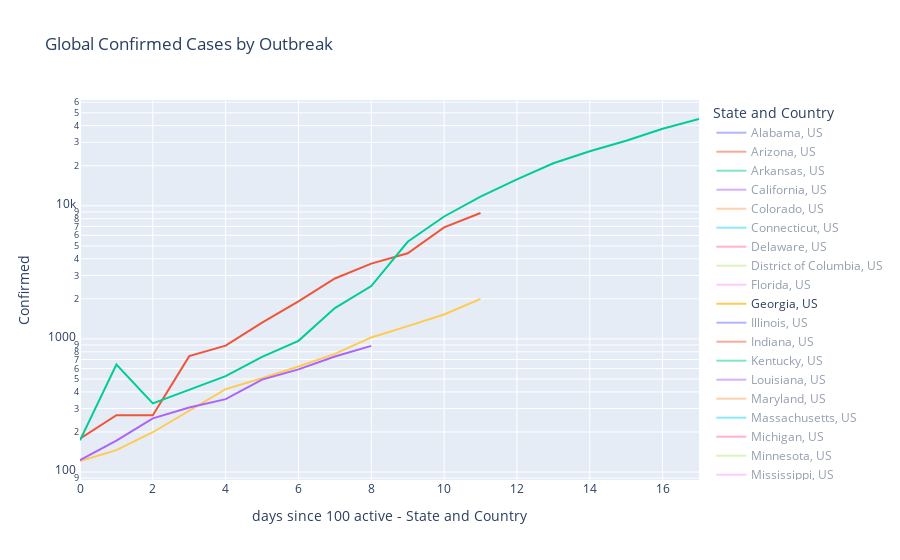
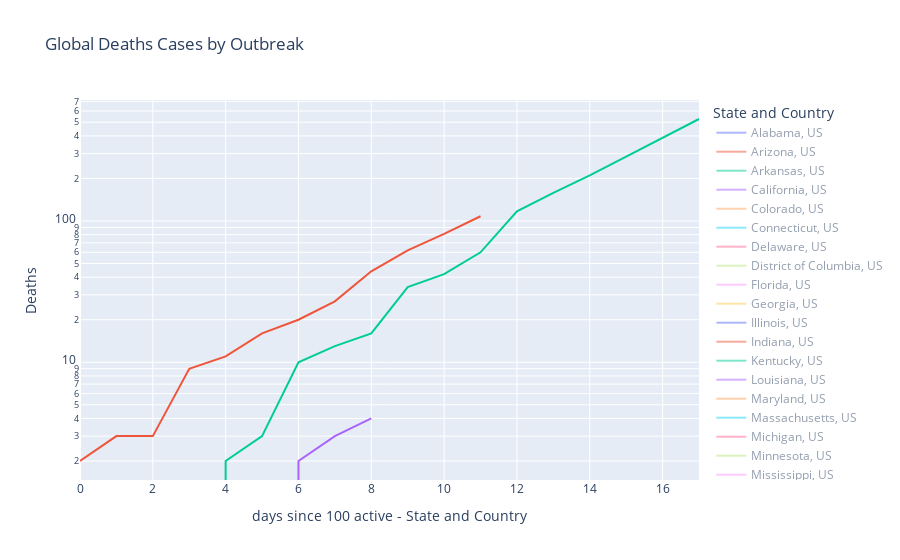

The notebook cell saved with these charts, in order:
### Code cell
days_set = covid_19[covid_19['days since 100 active - State and Country'] >= 0].copy()
days_set = days_set[days_set['Country/Region'] == 'US']

days_set = days_set.groupby(['days since 100 active - State and Country', 'State and Country']).sum().reset_index()

us_chart = px.line(days_set, 
                      x="days since 100 active - State and Country", y="Confirmed", color='State and Country', 
                      title="US Cases by Outbreak", log_y=True)
us_chart.show()

us_chart = px.line(days_set, 
                      x="days since 100 active - State and Country", y="Deaths", color='State and Country', 
                      title="US Deaths Cases by Outbreak", log_y=True)
us_chart.show()

### Figure 1 — Plotly figure (JSON) as saved in the notebook; plotly's stock layout.template omitted (floating-point values rounded to 4 significant figures)
{"data": [{"hoverlabel": {"namelength": 0}, "hovertemplate": "State and Country=Alabama, US<br>days since 100 active - State and Country=%{x}<br>Confirmed=%{y}", "legendgroup": "Alabama, US", "line": {"color": "#636efa", "dash": "solid"}, "mode": "lines", "name": "Alabama, US", "showlegend": true, "type": "scatter", "visible": "legendonly", "x": [0, 1, 2, 3, 4, 5, 6], "xaxis": "x", "y": [131, 157, 196, 242, 381, 517, 587], "yaxis": "y"}, {"hoverlabel": {"namelength": 0}, "hovertemplate": "State and Country=Arizona, US<br>days since 100 active - State and Country=%{x}<br>Confirmed=%{y}", "legendgroup": "Arizona, US", "line": {"color": "#EF553B", "dash": "solid"}, "mode": "lines", "name": "Arizona, US", "showlegend": true, "type": "scatter", "visible": "legendonly", "x": [0, 1, 2, 3, 4, 5, 6], "xaxis": "x", "y": [118, 152, 235, 326, 401, 508, 665], "yaxis": "y"}, {"hoverlabel": {"namelength": 0}, "hovertemplate": "State and Country=Arkansas, US<br>days since 100 active - State and Country=%{x}<br>Confirmed=%{y}", "legendgroup": "Arkansas, US", "line": {"color": "#00cc96", "dash": "solid"}, "mode": "lines", "name": "Arkansas, US", "showlegend": true, "type": "scatter", "visible": "legendonly", "x": [0, 1, 2, 3, 4, 5, 6], "xaxis": "x", "y": [122, 165, 192, 219, 280, 335, 381], "yaxis": "y"}, {"hoverlabel": {"namelength": 0}, "hovertemplate": "State and Country=California, US<br>days since 100 active - State and Country=%{x}<br>Confirmed=%{y}", "legendgroup": "California, US", "line": {"color": "#ab63fa", "dash": "solid"}, "mode": "lines", "name": "California, US", "showlegend": true, "type": "scatter", "visible": "legendonly", "x": [0, 1, 2, 4, 5, 6, 7, 8, 9, 10, 11, 12, 13, 14, 15, 16, 17], "xaxis": "x", "y": [144, 459, 221, 340, 426, 557, 698, 751, 952, 1177, 1364, 1646, 2108, 2538, 2998, 3899, 4657], "yaxis": "y"}, {"hoverlabel": {"namelength": 0}, "hovertemplate": "State and Country=Colorado, US<br>days since 100 active - State and Country=%{x}<br>Confirmed=%{y}", "legendgroup": "Colorado, US", "line": {"color": "#FFA15A", "dash": "solid"}, "mode": "lines", "name": "Colorado, US", "showlegend": true, "type": "scatter", "visible": "legendonly", "x": [0, 2, 3, 4, 5, 6, 7, 8, 9, 10, 11, 12, 13], "xaxis": "x", "y": [232, 160, 160, 184, 277, 363, 390, 591, 704, 723, 1021, 1430, 1433], "yaxis": "y"}, {"hoverlabel": {"namelength": 0}, "hovertemplate": "State and Country=Connecticut, US<br>days since 100 active - State and Country=%{x}<br>Confirmed=%{y}", "legendgroup": "Connecticut, US", "line": {"color": "#19d3f3", "dash": "solid"}, "mode": "lines", "name": "Connecticut, US", "showlegend": true, "type": "scatter", "visible": "legendonly", "x": [0, 1, 3, 4, 5, 6, 7, 8], "xaxis": "x", "y": [159, 388, 327, 415, 618, 875, 1012, 1291], "yaxis": "y"}, {"hoverlabel": {"namelength": 0}, "hovertemplate": "State and Country=Delaware, US<br>days since 100 active - State and Country=%{x}<br>Confirmed=%{y}", "legendgroup": "Delaware, US", "line": {"color": "#FF6692", "dash": "solid"}, "mode": "lines", "name": "Delaware, US", "showlegend": true, "type": "scatter", "visible": "legendonly", "x": [0], "xaxis": "x", "y": [163], "yaxis": "y"}, {"hoverlabel": {"namelength": 0}, "hovertemplate": "State and Country=District of Columbia, US<br>days since 100 active - State and Country=%{x}<br>Confirmed=%{y}", "legendgroup": "District of Columbia, US", "line": {"color": "#B6E880", "dash": "solid"}, "mode": "lines", "name": "District of Columbia, US", "showlegend": true, "type": "scatter", "visible": "legendonly", "x": [0, 1, 2, 3, 4], "xaxis": "x", "y": [120, 141, 187, 231, 271], "yaxis": "y"}, {"hoverlabel": {"namelength": 0}, "hovertemplate": "State and Country=Florida, US<br>days since 100 active - State and Country=%{x}<br>Confirmed=%{y}", "legendgroup": "Florida, US", "line": {"color": "#FF97FF", "dash": "solid"}, "mode": "lines", "name": "Florida, US", "showlegend": true, "type": "scatter", "visible": "legendonly", "x": [0, 1, 2, 3, 4, 5, 6, 7, 8, 9, 10, 11, 12], "xaxis": "x", "y": [115, 155, 216, 314, 417, 563, 659, 1004, 1227, 1412, 1682, 2357, 2900], "yaxis": "y"}, {"hoverlabel": {"namelength": 0}, "hovertemplate": "State and Country=Georgia, US<br>days since 100 active - State and Country=%{x}<br>Confirmed=%{y}", "legendgroup": "Georgia, US", "line": {"color": "#FECB52", "dash": "solid"}, "mode": "lines", "name": "Georgia, US", "showlegend": true, "type": "scatter", "visible": true, "x": [0, 1, 2, 3, 4, 5, 6, 7, 8, 9, 10, 11], "xaxis": "x", "y": [121, 146, 199, 287, 420, 507, 621, 772, 1026, 1247, 1525, 2000], "yaxis": "y"}, {"hoverlabel": {"namelength": 0}, "hovertemplate": "State and Country=Illinois, US<br>days since 100 active - State and Country=%{x}<br>Confirmed=%{y}", "legendgroup": "Illinois, US", "line": {"color": "#636efa", "dash": "solid"}, "mode": "lines", "name": "Illinois, US", "showlegend": true, "type": "scatter", "visible": "legendonly", "x": [0, 1, 2, 3, 4, 5, 6, 7, 8, 9, 10, 11], "xaxis": "x", "y": [105, 161, 162, 422, 585, 753, 1049, 1285, 1537, 1865, 2538, 3024], "yaxis": "y"}, {"hoverlabel": {"namelength": 0}, "hovertemplate": "State and Country=Indiana, US<br>days since 100 active - State and Country=%{x}<br>Confirmed=%{y}", "legendgroup": "Indiana, US", "line": {"color": "#EF553B", "dash": "solid"}, "mode": "lines", "name": "Indiana, US", "showlegend": true, "type": "scatter", "visible": "legendonly", "x": [0, 1, 2, 3, 4, 5, 6], "xaxis": "x", "y": [128, 204, 270, 368, 477, 645, 979], "yaxis": "y"}, {"hoverlabel": {"namelength": 0}, "hovertemplate": "State and Country=Kentucky, US<br>days since 100 active - State and Country=%{x}<br>Confirmed=%{y}", "legendgroup": "Kentucky, US", "line": {"color": "#00cc96", "dash": "solid"}, "mode": "lines", "name": "Kentucky, US", "showlegend": true, "type": "scatter", "visible": "legendonly", "x": [0, 1], "xaxis": "x", "y": [247, 301], "yaxis": "y"}, {"hoverlabel": {"namelength": 0}, "hovertemplate": "State and Country=Louisiana, US<br>days since 100 active - State and Country=%{x}<br>Confirmed=%{y}", "legendgroup": "Louisiana, US", "line": {"color": "#ab63fa", "dash": "solid"}, "mode": "lines", "name": "Louisiana, US", "showlegend": true, "type": "scatter", "visible": "legendonly", "x": [0, 1, 2, 3, 4, 5, 6, 7, 8, 9, 10, 11], "xaxis": "x", "y": [136, 196, 257, 392, 538, 585, 837, 1172, 1388, 1795, 2304, 2744], "yaxis": "y"}, {"hoverlabel": {"namelength": 0}, "hovertemplate": "State and Country=Maryland, US<br>days since 100 active - State and Country=%{x}<br>Confirmed=%{y}", "legendgroup": "Maryland, US", "line": {"color": "#FFA15A", "dash": "solid"}, "mode": "lines", "name": "Maryland, US", "showlegend": true, "type": "scatter", "visible": "legendonly", "x": [0, 1, 2, 3, 4, 5, 6, 7, 8], "xaxis": "x", "y": [107, 149, 193, 244, 290, 349, 425, 583, 775], "yaxis": "y"}, {"hoverlabel": {"namelength": 0}, "hovertemplate": "State and Country=Massachusetts, US<br>days since 100 active - State and Country=%{x}<br>Confirmed=%{y}", "legendgroup": "Massachusetts, US", "line": {"color": "#19d3f3", "dash": "solid"}, "mode": "lines", "name": "Massachusetts, US", "showlegend": true, "type": "scatter", "visible": "legendonly", "x": [0, 1, 3, 5, 6, 7, 8, 9, 10, 11, 12, 13, 14, 15, 16], "xaxis": "x", "y": [218, 108, 302, 197, 218, 218, 328, 413, 525, 646, 777, 1159, 1838, 2417, 3240], "yaxis": "y"}, {"hoverlabel": {"namelength": 0}, "hovertemplate": "State and Country=Michigan, US<br>days since 100 active - State and Country=%{x}<br>Confirmed=%{y}", "legendgroup": "Michigan, US", "line": {"color": "#FF6692", "dash": "solid"}, "mode": "lines", "name": "Michigan, US", "showlegend": true, "type": "scatter", "visible": "legendonly", "x": [0, 1, 2, 3, 4, 5, 6, 7, 8], "xaxis": "x", "y": [334, 552, 788, 1035, 1329, 1793, 2296, 2845, 3634], "yaxis": "y"}, {"hoverlabel": {"namelength": 0}, "hovertemplate": "State and Country=Minnesota, US<br>days since 100 active - State and Country=%{x}<br>Confirmed=%{y}", "legendgroup": "Minnesota, US", "line": {"color": "#B6E880", "dash": "solid"}, "mode": "lines", "name": "Minnesota, US", "showlegend": true, "type": "scatter", "visible": "legendonly", "x": [0, 1, 2, 3, 4, 5, 6, 7], "xaxis": "x", "y": [115, 138, 167, 234, 261, 286, 344, 396], "yaxis": "y"}, {"hoverlabel": {"namelength": 0}, "hovertemplate": "State and Country=Mississippi, US<br>days since 100 active - State and Country=%{x}<br>Confirmed=%{y}", "legendgroup": "Mississippi, US", "line": {"color": "#FF97FF", "dash": "solid"}, "mode": "lines", "name": "Mississippi, US", "showlegend": true, "type": "scatter", "visible": "legendonly", "x": [0, 1, 2, 3, 4, 5, 6], "xaxis": "x", "y": [140, 207, 249, 320, 377, 485, 579], "yaxis": "y"}, {"hoverlabel": {"namelength": 0}, "hovertemplate": "State and Country=Missouri, US<br>days since 100 active - State and Country=%{x}<br>Confirmed=%{y}", "legendgroup": "Missouri, US", "line": {"color": "#FECB52", "dash": "solid"}, "mode": "lines", "name": "Missouri, US", "showlegend": true, "type": "scatter", "visible": "legendonly", "x": [0, 1, 2], "xaxis": "x", "y": [354, 520, 666], "yaxis": "y"}, {"hoverlabel": {"namelength": 0}, "hovertemplate": "State and Country=Nevada, US<br>days since 100 active - State and Country=%{x}<br>Confirmed=%{y}", "legendgroup": "Nevada, US", "line": {"color": "#636efa", "dash": "solid"}, "mode": "lines", "name": "Nevada, US", "showlegend": true, "type": "scatter", "visible": "legendonly", "x": [0, 2, 3, 4, 5, 6, 7], "xaxis": "x", "y": [275, 190, 245, 278, 323, 420, 536], "yaxis": "y"}, {"hoverlabel": {"namelength": 0}, "hovertemplate": "State and Country=New Jersey, US<br>days since 100 active - State and Country=%{x}<br>Confirmed=%{y}", "legendgroup": "New Jersey, US", "line": {"color": "#EF553B", "dash": "solid"}, "mode": "lines", "name": "New Jersey, US", "showlegend": true, "type": "scatter", "visible": true, "x": [0, 1, 2, 3, 4, 5, 6, 7, 8, 9, 10, 11], "xaxis": "x", "y": [178, 267, 267, 742, 890, 1327, 1914, 2844, 3675, 4402, 6876, 8825], "yaxis": "y"}, {"hoverlabel": {"namelength": 0}, "hovertemplate": "State and Country=New York, US<br>days since 100 active - State and Country=%{x}<br>Confirmed=%{y}", "legendgroup": "New York, US", "line": {"color": "#00cc96", "dash": "solid"}, "mode": "lines", "name": "New York, US", "showlegend": true, "type": "scatter", "visible": true, "x": [0, 1, 2, 4, 5, 6, 7, 8, 9, 10, 11, 12, 13, 14, 15, 16, 17], "xaxis": "x", "y": [173, 641, 328, 525, 732, 967, 1706, 2495, 5365, 8310, 11710, 15800, 20884, 25681, 30841, 37877, 44876], "yaxis": "y"}, {"hoverlabel": {"namelength": 0}, "hovertemplate": "State and Country=North Carolina, US<br>days since 100 active - State and Country=%{x}<br>Confirmed=%{y}", "legendgroup": "North Carolina, US", "line": {"color": "#ab63fa", "dash": "solid"}, "mode": "lines", "name": "North Carolina, US", "showlegend": true, "type": "scatter", "visible": true, "x": [0, 1, 2, 3, 4, 5, 6, 7, 8], "xaxis": "x", "y": [123, 172, 253, 305, 353, 495, 590, 738, 887], "yaxis": "y"}, {"hoverlabel": {"namelength": 0}, "hovertemplate": "State and Country=Ohio, US<br>days since 100 active - State and Country=%{x}<br>Confirmed=%{y}", "legendgroup": "Ohio, US", "line": {"color": "#FFA15A", "dash": "solid"}, "mode": "lines", "name": "Ohio, US", "showlegend": true, "type": "scatter", "visible": "legendonly", "x": [0, 1, 2, 3, 4, 5, 6, 7, 8], "xaxis": "x", "y": [119, 173, 248, 356, 443, 567, 704, 868, 1137], "yaxis": "y"}, {"hoverlabel": {"namelength": 0}, "hovertemplate": "State and Country=Oregon, US<br>days since 100 active - State and Country=%{x}<br>Confirmed=%{y}", "legendgroup": "Oregon, US", "line": {"color": "#19d3f3", "dash": "solid"}, "mode": "lines", "name": "Oregon, US", "showlegend": true, "type": "scatter", "visible": "legendonly", "x": [0, 1, 2, 3, 4, 5, 6, 7], "xaxis": "x", "y": [114, 114, 161, 191, 210, 266, 316, 416], "yaxis": "y"}, {"hoverlabel": {"namelength": 0}, "hovertemplate": "State and Country=Pennsylvania, US<br>days since 100 active - State and Country=%{x}<br>Confirmed=%{y}", "legendgroup": "Pennsylvania, US", "line": {"color": "#FF6692", "dash": "solid"}, "mode": "lines", "name": "Pennsylvania, US", "showlegend": true, "type": "scatter", "visible": "legendonly", "x": [0, 1, 2, 3, 4, 5, 6, 7, 8, 9, 10], "xaxis": "x", "y": [112, 152, 206, 303, 396, 509, 698, 946, 1260, 1795, 2345], "yaxis": "y"}, {"hoverlabel": {"namelength": 0}, "hovertemplate": "State and Country=South Carolina, US<br>days since 100 active - State and Country=%{x}<br>Confirmed=%{y}", "legendgroup": "South Carolina, US", "line": {"color": "#B6E880", "dash": "solid"}, "mode": "lines", "name": "South Carolina, US", "showlegend": true, "type": "scatter", "visible": "legendonly", "x": [0, 1, 2, 3, 4, 5, 6, 7], "xaxis": "x", "y": [126, 171, 196, 298, 342, 424, 424, 542], "yaxis": "y"}, {"hoverlabel": {"namelength": 0}, "hovertemplate": "State and Country=Tennessee, US<br>days since 100 active - State and Country=%{x}<br>Confirmed=%{y}", "legendgroup": "Tennessee, US", "line": {"color": "#FF97FF", "dash": "solid"}, "mode": "lines", "name": "Tennessee, US", "showlegend": true, "type": "scatter", "visible": "legendonly", "x": [0, 1, 2, 3, 4, 5, 6, 7, 8], "xaxis": "x", "y": [154, 233, 371, 505, 614, 772, 916, 1097, 1318], "yaxis": "y"}, {"hoverlabel": {"namelength": 0}, "hovertemplate": "State and Country=Texas, US<br>days since 100 active - State and Country=%{x}<br>Confirmed=%{y}", "legendgroup": "Texas, US", "line": {"color": "#FECB52", "dash": "solid"}, "mode": "lines", "name": "Texas, US", "showlegend": true, "type": "scatter", "visible": "legendonly", "x": [0, 1, 2, 3, 4, 5, 6, 7, 8, 9, 10], "xaxis": "x", "y": [110, 173, 260, 394, 581, 643, 758, 955, 1229, 1563, 1937], "yaxis": "y"}, {"hoverlabel": {"namelength": 0}, "hovertemplate": "State and Country=Utah, US<br>days since 100 active - State and Country=%{x}<br>Confirmed=%{y}", "legendgroup": "Utah, US", "line": {"color": "#636efa", "dash": "solid"}, "mode": "lines", "name": "Utah, US", "showlegend": true, "type": "scatter", "visible": "legendonly", "x": [0, 1, 2, 3, 4, 5, 6], "xaxis": "x", "y": [136, 162, 257, 298, 340, 396, 472], "yaxis": "y"}, {"hoverlabel": {"namelength": 0}, "hovertemplate": "State and Country=Virginia, US<br>days since 100 active - State and Country=%{x}<br>Confirmed=%{y}", "legendgroup": "Virginia, US", "line": {"color": "#EF553B", "dash": "solid"}, "mode": "lines", "name": "Virginia, US", "showlegend": true, "type": "scatter", "visible": "legendonly", "x": [0, 1, 2, 3, 4, 5, 6, 7], "xaxis": "x", "y": [122, 156, 220, 254, 293, 396, 466, 607], "yaxis": "y"}, {"hoverlabel": {"namelength": 0}, "hovertemplate": "State and Country=Washington, US<br>days since 100 active - State and Country=%{x}<br>Confirmed=%{y}", "legendgroup": "Washington, US", "line": {"color": "#00cc96", "dash": "solid"}, "mode": "lines", "name": "Washington, US", "showlegend": true, "type": "scatter", "visible": "legendonly", "x": [0, 1, 2, 4, 6, 7, 8, 9, 10, 11, 12, 13, 14, 15, 16, 17], "xaxis": "x", "y": [267, 934, 442, 1215, 904, 1076, 1014, 1376, 1524, 1793, 1997, 2221, 2328, 2591, 3207, 3477], "yaxis": "y"}, {"hoverlabel": {"namelength": 0}, "hovertemplate": "State and Country=Wisconsin, US<br>days since 100 active - State and Country=%{x}<br>Confirmed=%{y}", "legendgroup": "Wisconsin, US", "line": {"color": "#ab63fa", "dash": "solid"}, "mode": "lines", "name": "Wisconsin, US", "showlegend": true, "type": "scatter", "visible": "legendonly", "x": [0, 1, 2, 3, 4, 5, 6, 7, 8], "xaxis": "x", "y": [159, 207, 282, 381, 425, 481, 621, 728, 926], "yaxis": "y"}], "layout": {"autosize": true, "legend": {"title": {"text": "State and Country"}, "tracegroupgap": 0}, "title": {"text": "Global Confirmed Cases by Outbreak"}, "xaxis": {"anchor": "y", "autorange": true, "domain": [0, 1], "range": [0, 17], "title": {"text": "days since 100 active - State and Country"}, "type": "linear"}, "yaxis": {"anchor": "x", "autorange": true, "domain": [0, 1], "range": [1.94, 4.795], "title": {"text": "Confirmed"}, "type": "log"}}}

### Figure 2 — Plotly figure (JSON) as saved in the notebook; plotly's stock layout.template omitted (floating-point values rounded to 4 significant figures)
{"data": [{"hoverlabel": {"namelength": 0}, "hovertemplate": "State and Country=Alabama, US<br>days since 100 active - State and Country=%{x}<br>Deaths=%{y}", "legendgroup": "Alabama, US", "line": {"color": "#636efa", "dash": "solid"}, "mode": "lines", "name": "Alabama, US", "showlegend": true, "type": "scatter", "visible": "legendonly", "x": [0, 1, 2, 3, 4, 5, 6], "xaxis": "x", "y": [0, 0, 0, 0, 1, 1, 4], "yaxis": "y"}, {"hoverlabel": {"namelength": 0}, "hovertemplate": "State and Country=Arizona, US<br>days since 100 active - State and Country=%{x}<br>Deaths=%{y}", "legendgroup": "Arizona, US", "line": {"color": "#EF553B", "dash": "solid"}, "mode": "lines", "name": "Arizona, US", "showlegend": true, "type": "scatter", "visible": "legendonly", "x": [0, 1, 2, 3, 4, 5, 6], "xaxis": "x", "y": [1, 2, 2, 5, 6, 8, 13], "yaxis": "y"}, {"hoverlabel": {"namelength": 0}, "hovertemplate": "State and Country=Arkansas, US<br>days since 100 active - State and Country=%{x}<br>Deaths=%{y}", "legendgroup": "Arkansas, US", "line": {"color": "#00cc96", "dash": "solid"}, "mode": "lines", "name": "Arkansas, US", "showlegend": true, "type": "scatter", "visible": "legendonly", "x": [0, 1, 2, 3, 4, 5, 6], "xaxis": "x", "y": [0, 0, 0, 2, 2, 2, 3], "yaxis": "y"}, {"hoverlabel": {"namelength": 0}, "hovertemplate": "State and Country=California, US<br>days since 100 active - State and Country=%{x}<br>Deaths=%{y}", "legendgroup": "California, US", "line": {"color": "#ab63fa", "dash": "solid"}, "mode": "lines", "name": "California, US", "showlegend": true, "type": "scatter", "visible": "legendonly", "x": [0, 1, 2, 4, 5, 6, 7, 8, 9, 10, 11, 12, 13, 14, 15, 16, 17], "xaxis": "x", "y": [2, 7, 4, 5, 6, 7, 12, 13, 18, 23, 24, 30, 39, 50, 65, 81, 94], "yaxis": "y"}, {"hoverlabel": {"namelength": 0}, "hovertemplate": "State and Country=Colorado, US<br>days since 100 active - State and Country=%{x}<br>Deaths=%{y}", "legendgroup": "Colorado, US", "line": {"color": "#FFA15A", "dash": "solid"}, "mode": "lines", "name": "Colorado, US", "showlegend": true, "type": "scatter", "visible": "legendonly", "x": [0, 2, 3, 4, 5, 6, 7, 8, 9, 10, 11, 12, 13], "xaxis": "x", "y": [2, 1, 2, 2, 4, 4, 4, 6, 7, 8, 16, 19, 27], "yaxis": "y"}, {"hoverlabel": {"namelength": 0}, "hovertemplate": "State and Country=Connecticut, US<br>days since 100 active - State and Country=%{x}<br>Deaths=%{y}", "legendgroup": "Connecticut, US", "line": {"color": "#19d3f3", "dash": "solid"}, "mode": "lines", "name": "Connecticut, US", "showlegend": true, "type": "scatter", "visible": "legendonly", "x": [0, 1, 3, 4, 5, 6, 7, 8], "xaxis": "x", "y": [2, 7, 8, 10, 12, 19, 21, 27], "yaxis": "y"}, {"hoverlabel": {"namelength": 0}, "hovertemplate": "State and Country=Delaware, US<br>days since 100 active - State and Country=%{x}<br>Deaths=%{y}", "legendgroup": "Delaware, US", "line": {"color": "#FF6692", "dash": "solid"}, "mode": "lines", "name": "Delaware, US", "showlegend": true, "type": "scatter", "visible": "legendonly", "x": [0], "xaxis": "x", "y": [2], "yaxis": "y"}, {"hoverlabel": {"namelength": 0}, "hovertemplate": "State and Country=District of Columbia, US<br>days since 100 active - State and Country=%{x}<br>Deaths=%{y}", "legendgroup": "District of Columbia, US", "line": {"color": "#B6E880", "dash": "solid"}, "mode": "lines", "name": "District of Columbia, US", "showlegend": true, "type": "scatter", "visible": "legendonly", "x": [0, 1, 2, 3, 4], "xaxis": "x", "y": [2, 2, 2, 3, 3], "yaxis": "y"}, {"hoverlabel": {"namelength": 0}, "hovertemplate": "State and Country=Florida, US<br>days since 100 active - State and Country=%{x}<br>Deaths=%{y}", "legendgroup": "Florida, US", "line": {"color": "#FF97FF", "dash": "solid"}, "mode": "lines", "name": "Florida, US", "showlegend": true, "type": "scatter", "visible": "legendonly", "x": [0, 1, 2, 3, 4, 5, 6, 7, 8, 9, 10, 11, 12], "xaxis": "x", "y": [4, 5, 6, 7, 9, 10, 13, 13, 18, 18, 23, 29, 35], "yaxis": "y"}, {"hoverlabel": {"namelength": 0}, "hovertemplate": "State and Country=Georgia, US<br>days since 100 active - State and Country=%{x}<br>Deaths=%{y}", "legendgroup": "Georgia, US", "line": {"color": "#FECB52", "dash": "solid"}, "mode": "lines", "name": "Georgia, US", "showlegend": true, "type": "scatter", "visible": "legendonly", "x": [0, 1, 2, 3, 4, 5, 6, 7, 8, 9, 10, 11], "xaxis": "x", "y": [1, 1, 3, 10, 13, 14, 25, 25, 32, 40, 48, 64], "yaxis": "y"}, {"hoverlabel": {"namelength": 0}, "hovertemplate": "State and Country=Illinois, US<br>days since 100 active - State and Country=%{x}<br>Deaths=%{y}", "legendgroup": "Illinois, US", "line": {"color": "#636efa", "dash": "solid"}, "mode": "lines", "name": "Illinois, US", "showlegend": true, "type": "scatter", "visible": "legendonly", "x": [0, 1, 2, 3, 4, 5, 6, 7, 8, 9, 10, 11], "xaxis": "x", "y": [0, 1, 1, 4, 5, 6, 9, 12, 16, 19, 26, 34], "yaxis": "y"}, {"hoverlabel": {"namelength": 0}, "hovertemplate": "State and Country=Indiana, US<br>days since 100 active - State and Country=%{x}<br>Deaths=%{y}", "legendgroup": "Indiana, US", "line": {"color": "#EF553B", "dash": "solid"}, "mode": "lines", "name": "Indiana, US", "showlegend": true, "type": "scatter", "visible": "legendonly", "x": [0, 1, 2, 3, 4, 5, 6], "xaxis": "x", "y": [4, 6, 7, 12, 14, 17, 25], "yaxis": "y"}, {"hoverlabel": {"namelength": 0}, "hovertemplate": "State and Country=Kentucky, US<br>days since 100 active - State and Country=%{x}<br>Deaths=%{y}", "legendgroup": "Kentucky, US", "line": {"color": "#00cc96", "dash": "solid"}, "mode": "lines", "name": "Kentucky, US", "showlegend": true, "type": "scatter", "visible": "legendonly", "x": [0, 1], "xaxis": "x", "y": [5, 7], "yaxis": "y"}, {"hoverlabel": {"namelength": 0}, "hovertemplate": "State and Country=Louisiana, US<br>days since 100 active - State and Country=%{x}<br>Deaths=%{y}", "legendgroup": "Louisiana, US", "line": {"color": "#ab63fa", "dash": "solid"}, "mode": "lines", "name": "Louisiana, US", "showlegend": true, "type": "scatter", "visible": "legendonly", "x": [0, 1, 2, 3, 4, 5, 6, 7, 8, 9, 10, 11], "xaxis": "x", "y": [3, 4, 4, 10, 14, 16, 20, 35, 46, 65, 83, 119], "yaxis": "y"}, {"hoverlabel": {"namelength": 0}, "hovertemplate": "State and Country=Maryland, US<br>days since 100 active - State and Country=%{x}<br>Deaths=%{y}", "legendgroup": "Maryland, US", "line": {"color": "#FFA15A", "dash": "solid"}, "mode": "lines", "name": "Maryland, US", "showlegend": true, "type": "scatter", "visible": "legendonly", "x": [0, 1, 2, 3, 4, 5, 6, 7, 8], "xaxis": "x", "y": [1, 1, 2, 3, 3, 4, 4, 4, 5], "yaxis": "y"}, {"hoverlabel": {"namelength": 0}, "hovertemplate": "State and Country=Massachusetts, US<br>days since 100 active - State and Country=%{x}<br>Deaths=%{y}", "legendgroup": "Massachusetts, US", "line": {"color": "#19d3f3", "dash": "solid"}, "mode": "lines", "name": "Massachusetts, US", "showlegend": true, "type": "scatter", "visible": "legendonly", "x": [0, 1, 3, 5, 6, 7, 8, 9, 10, 11, 12, 13, 14, 15, 16], "xaxis": "x", "y": [0, 0, 0, 0, 0, 0, 0, 1, 1, 5, 9, 11, 15, 25, 35], "yaxis": "y"}, {"hoverlabel": {"namelength": 0}, "hovertemplate": "State and Country=Michigan, US<br>days since 100 active - State and Country=%{x}<br>Deaths=%{y}", "legendgroup": "Michigan, US", "line": {"color": "#FF6692", "dash": "solid"}, "mode": "lines", "name": "Michigan, US", "showlegend": true, "type": "scatter", "visible": "legendonly", "x": [0, 1, 2, 3, 4, 5, 6, 7, 8], "xaxis": "x", "y": [3, 3, 5, 9, 15, 24, 43, 61, 92], "yaxis": "y"}, {"hoverlabel": {"namelength": 0}, "hovertemplate": "State and Country=Minnesota, US<br>days since 100 active - State and Country=%{x}<br>Deaths=%{y}", "legendgroup": "Minnesota, US", "line": {"color": "#B6E880", "dash": "solid"}, "mode": "lines", "name": "Minnesota, US", "showlegend": true, "type": "scatter", "visible": "legendonly", "x": [0, 1, 2, 3, 4, 5, 6, 7], "xaxis": "x", "y": [0, 1, 1, 1, 1, 1, 2, 4], "yaxis": "y"}, {"hoverlabel": {"namelength": 0}, "hovertemplate": "State and Country=Mississippi, US<br>days since 100 active - State and Country=%{x}<br>Deaths=%{y}", "legendgroup": "Mississippi, US", "line": {"color": "#FF97FF", "dash": "solid"}, "mode": "lines", "name": "Mississippi, US", "showlegend": true, "type": "scatter", "visible": "legendonly", "x": [0, 1, 2, 3, 4, 5, 6], "xaxis": "x", "y": [1, 1, 1, 1, 3, 6, 8], "yaxis": "y"}, {"hoverlabel": {"namelength": 0}, "hovertemplate": "State and Country=Missouri, US<br>days since 100 active - State and Country=%{x}<br>Deaths=%{y}", "legendgroup": "Missouri, US", "line": {"color": "#FECB52", "dash": "solid"}, "mode": "lines", "name": "Missouri, US", "showlegend": true, "type": "scatter", "visible": "legendonly", "x": [0, 1, 2], "xaxis": "x", "y": [8, 9, 9], "yaxis": "y"}, {"hoverlabel": {"namelength": 0}, "hovertemplate": "State and Country=Nevada, US<br>days since 100 active - State and Country=%{x}<br>Deaths=%{y}", "legendgroup": "Nevada, US", "line": {"color": "#636efa", "dash": "solid"}, "mode": "lines", "name": "Nevada, US", "showlegend": true, "type": "scatter", "visible": "legendonly", "x": [0, 2, 3, 4, 5, 6, 7], "xaxis": "x", "y": [3, 2, 4, 4, 6, 10, 10], "yaxis": "y"}, {"hoverlabel": {"namelength": 0}, "hovertemplate": "State and Country=New Jersey, US<br>days since 100 active - State and Country=%{x}<br>Deaths=%{y}", "legendgroup": "New Jersey, US", "line": {"color": "#EF553B", "dash": "solid"}, "mode": "lines", "name": "New Jersey, US", "showlegend": true, "type": "scatter", "x": [0, 1, 2, 3, 4, 5, 6, 7, 8, 9, 10, 11], "xaxis": "x", "y": [2, 3, 3, 9, 11, 16, 20, 27, 44, 62, 81, 108], "yaxis": "y"}, {"hoverlabel": {"namelength": 0}, "hovertemplate": "State and Country=New York, US<br>days since 100 active - State and Country=%{x}<br>Deaths=%{y}", "legendgroup": "New York, US", "line": {"color": "#00cc96", "dash": "solid"}, "mode": "lines", "name": "New York, US", "showlegend": true, "type": "scatter", "x": [0, 1, 2, 4, 5, 6, 7, 8, 9, 10, 11, 12, 13, 14, 15, 16, 17], "xaxis": "x", "y": [0, 0, 0, 2, 3, 10, 13, 16, 34, 42, 60, 117, 158, 210, 285, 385, 527], "yaxis": "y"}, {"hoverlabel": {"namelength": 0}, "hovertemplate": "State and Country=North Carolina, US<br>days since 100 active - State and Country=%{x}<br>Deaths=%{y}", "legendgroup": "North Carolina, US", "line": {"color": "#ab63fa", "dash": "solid"}, "mode": "lines", "name": "North Carolina, US", "showlegend": true, "type": "scatter", "x": [0, 1, 2, 3, 4, 5, 6, 7, 8], "xaxis": "x", "y": [0, 0, 0, 0, 0, 0, 2, 3, 4], "yaxis": "y"}, {"hoverlabel": {"namelength": 0}, "hovertemplate": "State and Country=Ohio, US<br>days since 100 active - State and Country=%{x}<br>Deaths=%{y}", "legendgroup": "Ohio, US", "line": {"color": "#FFA15A", "dash": "solid"}, "mode": "lines", "name": "Ohio, US", "showlegend": true, "type": "scatter", "visible": "legendonly", "x": [0, 1, 2, 3, 4, 5, 6, 7, 8], "xaxis": "x", "y": [0, 2, 3, 3, 6, 8, 11, 15, 19], "yaxis": "y"}, {"hoverlabel": {"namelength": 0}, "hovertemplate": "State and Country=Oregon, US<br>days since 100 active - State and Country=%{x}<br>Deaths=%{y}", "legendgroup": "Oregon, US", "line": {"color": "#19d3f3", "dash": "solid"}, "mode": "lines", "name": "Oregon, US", "showlegend": true, "type": "scatter", "visible": "legendonly", "x": [0, 1, 2, 3, 4, 5, 6, 7], "xaxis": "x", "y": [3, 5, 5, 5, 8, 10, 11, 12], "yaxis": "y"}, {"hoverlabel": {"namelength": 0}, "hovertemplate": "State and Country=Pennsylvania, US<br>days since 100 active - State and Country=%{x}<br>Deaths=%{y}", "legendgroup": "Pennsylvania, US", "line": {"color": "#FF6692", "dash": "solid"}, "mode": "lines", "name": "Pennsylvania, US", "showlegend": true, "type": "scatter", "visible": "legendonly", "x": [0, 1, 2, 3, 4, 5, 6, 7, 8, 9, 10], "xaxis": "x", "y": [0, 0, 1, 1, 2, 4, 6, 8, 15, 18, 22], "yaxis": "y"}, {"hoverlabel": {"namelength": 0}, "hovertemplate": "State and Country=South Carolina, US<br>days since 100 active - State and Country=%{x}<br>Deaths=%{y}", "legendgroup": "South Carolina, US", "line": {"color": "#B6E880", "dash": "solid"}, "mode": "lines", "name": "South Carolina, US", "showlegend": true, "type": "scatter", "visible": "legendonly", "x": [0, 1, 2, 3, 4, 5, 6, 7], "xaxis": "x", "y": [1, 3, 3, 5, 5, 7, 9, 13], "yaxis": "y"}, {"hoverlabel": {"namelength": 0}, "hovertemplate": "State and Country=Tennessee, US<br>days since 100 active - State and Country=%{x}<br>Deaths=%{y}", "legendgroup": "Tennessee, US", "line": {"color": "#FF97FF", "dash": "solid"}, "mode": "lines", "name": "Tennessee, US", "showlegend": true, "type": "scatter", "visible": "legendonly", "x": [0, 1, 2, 3, 4, 5, 6, 7, 8], "xaxis": "x", "y": [0, 0, 1, 2, 2, 2, 3, 3, 6], "yaxis": "y"}, {"hoverlabel": {"namelength": 0}, "hovertemplate": "State and Country=Texas, US<br>days since 100 active - State and Country=%{x}<br>Deaths=%{y}", "legendgroup": "Texas, US", "line": {"color": "#FECB52", "dash": "solid"}, "mode": "lines", "name": "Texas, US", "showlegend": true, "type": "scatter", "visible": "legendonly", "x": [0, 1, 2, 3, 4, 5, 6, 7, 8, 9, 10], "xaxis": "x", "y": [1, 3, 5, 5, 5, 7, 9, 12, 15, 21, 26], "yaxis": "y"}, {"hoverlabel": {"namelength": 0}, "hovertemplate": "State and Country=Utah, US<br>days since 100 active - State and Country=%{x}<br>Deaths=%{y}", "legendgroup": "Utah, US", "line": {"color": "#636efa", "dash": "solid"}, "mode": "lines", "name": "Utah, US", "showlegend": true, "type": "scatter", "visible": "legendonly", "x": [0, 1, 2, 3, 4, 5, 6], "xaxis": "x", "y": [0, 1, 1, 1, 1, 1, 1], "yaxis": "y"}, {"hoverlabel": {"namelength": 0}, "hovertemplate": "State and Country=Virginia, US<br>days since 100 active - State and Country=%{x}<br>Deaths=%{y}", "legendgroup": "Virginia, US", "line": {"color": "#EF553B", "dash": "solid"}, "mode": "lines", "name": "Virginia, US", "showlegend": true, "type": "scatter", "visible": "legendonly", "x": [0, 1, 2, 3, 4, 5, 6, 7], "xaxis": "x", "y": [2, 2, 6, 6, 9, 9, 10, 10], "yaxis": "y"}, {"hoverlabel": {"namelength": 0}, "hovertemplate": "State and Country=Washington, US<br>days since 100 active - State and Country=%{x}<br>Deaths=%{y}", "legendgroup": "Washington, US", "line": {"color": "#00cc96", "dash": "solid"}, "mode": "lines", "name": "Washington, US", "showlegend": true, "type": "scatter", "visible": "legendonly", "x": [0, 1, 2, 4, 6, 7, 8, 9, 10, 11, 12, 13, 14, 15, 16, 17], "xaxis": "x", "y": [23, 66, 31, 77, 48, 55, 55, 74, 83, 94, 97, 109, 116, 133, 150, 157], "yaxis": "y"}, {"hoverlabel": {"namelength": 0}, "hovertemplate": "State and Country=Wisconsin, US<br>days since 100 active - State and Country=%{x}<br>Deaths=%{y}", "legendgroup": "Wisconsin, US", "line": {"color": "#ab63fa", "dash": "solid"}, "mode": "lines", "name": "Wisconsin, US", "showlegend": true, "type": "scatter", "visible": "legendonly", "x": [0, 1, 2, 3, 4, 5, 6, 7, 8], "xaxis": "x", "y": [0, 3, 4, 4, 5, 5, 7, 10, 14], "yaxis": "y"}], "layout": {"autosize": true, "legend": {"title": {"text": "State and Country"}, "tracegroupgap": 0}, "title": {"text": "Global Deaths Cases by Outbreak"}, "xaxis": {"anchor": "y", "autorange": true, "domain": [0, 1], "range": [0, 17], "title": {"text": "days since 100 active - State and Country"}, "type": "linear"}, "yaxis": {"anchor": "x", "autorange": true, "domain": [0, 1], "range": [0.1665, 2.856], "title": {"text": "Deaths"}, "type": "log"}}}
